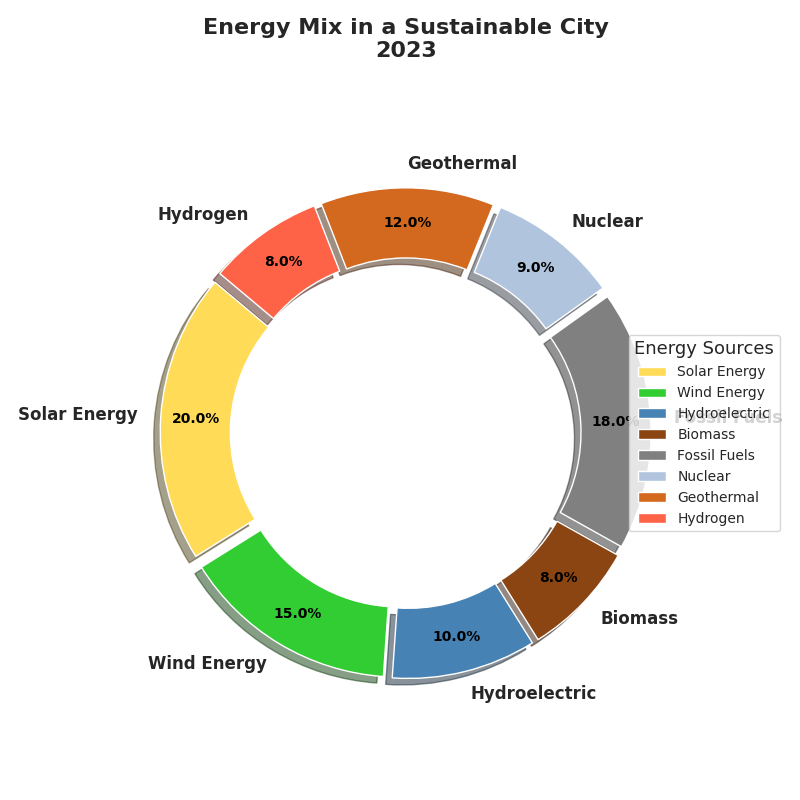

Recreate this plot in Python.
import matplotlib.pyplot as plt

# Define energy sources and their distribution
energy_sources = ['Solar Energy', 'Wind Energy', 'Hydroelectric', 'Biomass', 'Fossil Fuels', 'Nuclear', 'Geothermal', 'Hydrogen']
energy_distribution = [20, 15, 10, 8, 18, 9, 12, 8]

# Define distinct colors for each sector
colors = ['#FFDB58', '#32CD32', '#4682B4', '#8B4513', '#808080', '#B0C4DE', '#D2691E', '#FF6347']

# Create a figure for the donut pie chart
fig, ax = plt.subplots(figsize=(8, 8))

# Create the donut pie chart
wedges, texts, autotexts = ax.pie(
    energy_distribution, labels=energy_sources, colors=colors,
    autopct='%1.1f%%', startangle=140, pctdistance=0.85,
    explode=(0.05,) * len(energy_sources),  # Dynamically set the explode tuple
    wedgeprops=dict(width=0.3), shadow=True
)

# Customize text appearance for the pie chart
for text in texts:
    text.set_fontsize(12)
    text.set_fontweight('bold')

for autotext in autotexts:
    autotext.set_color('black')
    autotext.set_fontsize(10)
    autotext.set_fontweight('bold')

# Ensure the pie chart is a circle
ax.axis('equal')

# Add title to the pie chart
ax.set_title('Energy Mix in a Sustainable City\n2023', fontsize=16, fontweight='bold', pad=20)

# Add a legend for clarity
ax.legend(wedges, energy_sources, loc='center left', bbox_to_anchor=(0.9, 0.5), title="Energy Sources", fontsize='small', title_fontsize='13')

# Automatically adjust layout for a clear presentation
plt.tight_layout()

# Display the chart
plt.show()
